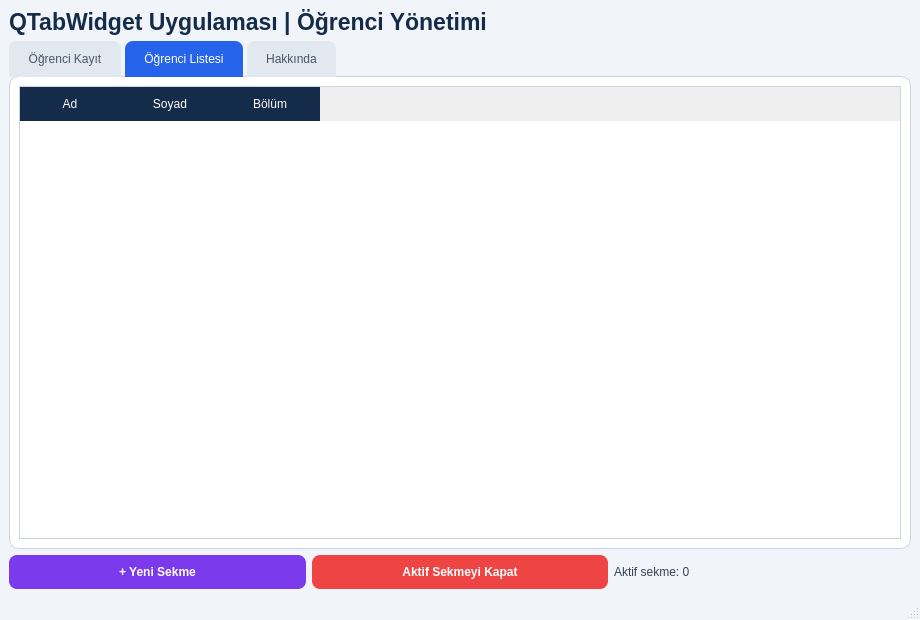
<?xml version="1.0" encoding="UTF-8"?>
<ui version="4.0">
 <class>MainWindow</class>
 <widget class="QMainWindow" name="MainWindow">
  <property name="geometry">
   <rect>
    <x>0</x>
    <y>0</y>
    <width>920</width>
    <height>620</height>
   </rect>
  </property>
  <property name="windowTitle">
   <string>QTabWidget - Öğrenci Yönetimi</string>
  </property>
  <property name="styleSheet">
   <string notr="true">QMainWindow, QWidget#centralwidget {
    background: #F1F5F9; color: #1E293B;
    font-family: &quot;Segoe UI&quot;; font-size: 10pt;
}
QLabel { color: #334155; background: transparent; }
QLabel#lblBaslik { color: #142B49; font-size: 17pt; font-weight: bold; }
QTabWidget::pane {
    background: white; border: 1px solid #CBD5E1;
    border-radius: 10px; top: -1px;
}
QTabBar::tab {
    background: #E2E8F0; color: #475569;
    padding: 11px 19px; margin-right: 4px;
    border-top-left-radius: 8px; border-top-right-radius: 8px;
}
QTabBar::tab:selected { background: #2563EB; color: white; }
QTabBar::tab:hover:!selected { background: #BFDBFE; }
QLineEdit, QComboBox {
    background: #F8FAFC; border: 1px solid #CBD5E1;
    border-radius: 7px; padding: 8px; color: #0F172A;
}
QLineEdit:focus, QComboBox:focus { border: 2px solid #3B82F6; }
QPushButton {
    background: #2563EB; color: white; border: none;
    border-radius: 8px; padding: 10px 14px;
    font-weight: 600;
}
QPushButton:hover { background: #1D4ED8; }
QPushButton:pressed { background: #1E40AF; }
QPushButton#btnKaydet { background: #059669; }
QPushButton#btnKaydet:hover { background: #047857; }
QPushButton#btnTemizle { background: #F59E0B; }
QPushButton#btnTemizle:hover { background: #D97706; }
QPushButton#btnYeniSekme { background: #7C3AED; }
QPushButton#btnYeniSekme:hover { background: #6D28D9; }
QPushButton#btnSekmeKapat { background: #EF4444; }
QPushButton#btnSekmeKapat:hover { background: #DC2626; }
QTableWidget {
    background: white; alternate-background-color: #F8FAFC;
    border: 1px solid #CBD5E1; gridline-color: #E2E8F0;
    selection-background-color: #DBEAFE; selection-color: #1E40AF;
}
QHeaderView::section {
    background: #142B49; color: white; border: none; padding: 8px;
}
</string>
  </property>
  <widget class="QWidget" name="centralwidget">
   <layout class="QVBoxLayout" name="verticalLayout">
    <item>
     <widget class="QLabel" name="lblBaslik">
      <property name="text">
       <string>QTabWidget Uygulaması | Öğrenci Yönetimi</string>
      </property>
     </widget>
    </item>
    <item>
     <widget class="QTabWidget" name="tabWidget">
      <property name="currentIndex">
       <number>1</number>
      </property>
      <widget class="QWidget" name="tab0">
       <attribute name="title">
        <string>Öğrenci Kayıt</string>
       </attribute>
       <layout class="QVBoxLayout" name="pageLayout0">
        <item>
         <widget class="QLabel" name="lblAciklama">
          <property name="text">
           <string>Yeni öğrenci bilgilerini giriniz:</string>
          </property>
         </widget>
        </item>
        <item>
         <layout class="QFormLayout" name="formLayout">
          <item row="0" column="0">
           <widget class="QLabel" name="label0">
            <property name="text">
             <string>Ad:</string>
            </property>
           </widget>
          </item>
          <item row="0" column="1">
           <widget class="QLineEdit" name="txtAd">
            <property name="placeholderText">
             <string>Öğrencinin adı</string>
            </property>
           </widget>
          </item>
          <item row="1" column="0">
           <widget class="QLabel" name="label1">
            <property name="text">
             <string>Soyad:</string>
            </property>
           </widget>
          </item>
          <item row="1" column="1">
           <widget class="QLineEdit" name="txtSoyad">
            <property name="placeholderText">
             <string>Öğrencinin soyadı</string>
            </property>
           </widget>
          </item>
          <item row="2" column="0">
           <widget class="QLabel" name="label2">
            <property name="text">
             <string>Bölüm:</string>
            </property>
           </widget>
          </item>
          <item row="2" column="1">
           <widget class="QComboBox" name="cmbBolum">
            <item>
             <property name="text">
              <string>Yazılım Mühendisliği</string>
             </property>
            </item>
            <item>
             <property name="text">
              <string>Bilgisayar Mühendisliği</string>
             </property>
            </item>
            <item>
             <property name="text">
              <string>Elektrik-Elektronik Mühendisliği</string>
             </property>
            </item>
           </widget>
          </item>
         </layout>
        </item>
        <item>
         <layout class="QHBoxLayout" name="buttonsLayout">
          <item>
           <widget class="QPushButton" name="btnKaydet">
            <property name="text">
             <string>Kaydet ve Listeye Git</string>
            </property>
           </widget>
          </item>
          <item>
           <widget class="QPushButton" name="btnTemizle">
            <property name="text">
             <string>Temizle</string>
            </property>
           </widget>
          </item>
         </layout>
        </item>
        <item>
         <spacer name="spacer1">
          <property name="orientation">
           <enum>Qt::Vertical</enum>
          </property>
          <property name="sizeHint" stdset="0">
           <size>
            <width>20</width>
            <height>40</height>
           </size>
          </property>
         </spacer>
        </item>
       </layout>
      </widget>
      <widget class="QWidget" name="tab1">
       <attribute name="title">
        <string>Öğrenci Listesi</string>
       </attribute>
       <layout class="QVBoxLayout" name="pageLayout1">
        <item>
         <widget class="QTableWidget" name="tblOgrenciler">
          <property name="columnCount">
           <number>3</number>
          </property>
          <column>
           <property name="text">
            <string>Ad</string>
           </property>
          </column>
          <column>
           <property name="text">
            <string>Soyad</string>
           </property>
          </column>
          <column>
           <property name="text">
            <string>Bölüm</string>
           </property>
          </column>
         </widget>
        </item>
       </layout>
      </widget>
      <widget class="QWidget" name="tab2">
       <attribute name="title">
        <string>Hakkında</string>
       </attribute>
       <layout class="QVBoxLayout" name="pageLayout2">
        <item>
         <widget class="QLabel" name="lblHakkinda">
          <property name="text">
           <string>Bu uygulama QTabWidget öğretimi için hazırlanmıştır.</string>
          </property>
         </widget>
        </item>
       </layout>
      </widget>
     </widget>
    </item>
    <item>
     <layout class="QHBoxLayout" name="bottomLayout">
      <item>
       <widget class="QPushButton" name="btnYeniSekme">
        <property name="text">
         <string>+ Yeni Sekme</string>
        </property>
       </widget>
      </item>
      <item>
       <widget class="QPushButton" name="btnSekmeKapat">
        <property name="text">
         <string>Aktif Sekmeyi Kapat</string>
        </property>
       </widget>
      </item>
      <item>
       <widget class="QLabel" name="lblAktifSekme">
        <property name="text">
         <string>Aktif sekme: 0</string>
        </property>
       </widget>
      </item>
     </layout>
    </item>
   </layout>
  </widget>
  <widget class="QStatusBar" name="statusbar"/>
 </widget>
 <resources/>
 <connections/>
</ui>
